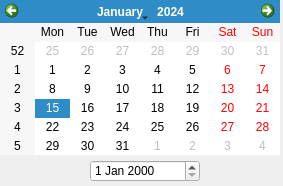
<?xml version="1.0" encoding="UTF-8"?>
<ui version="4.0">
 <class>Dialog</class>
 <widget class="QDialog" name="Dialog">
  <property name="geometry">
   <rect>
    <x>0</x>
    <y>0</y>
    <width>283</width>
    <height>186</height>
   </rect>
  </property>
  <property name="windowTitle">
   <string>Dialog</string>
  </property>
  <widget class="QCalendarWidget" name="calendarWidget">
   <property name="geometry">
    <rect>
     <x>0</x>
     <y>0</y>
     <width>280</width>
     <height>155</height>
    </rect>
   </property>
  </widget>
  <widget class="QDateEdit" name="dateEdit">
   <property name="geometry">
    <rect>
     <x>90</x>
     <y>160</y>
     <width>110</width>
     <height>22</height>
    </rect>
   </property>
  </widget>
 </widget>
 <resources/>
 <connections/>
</ui>
